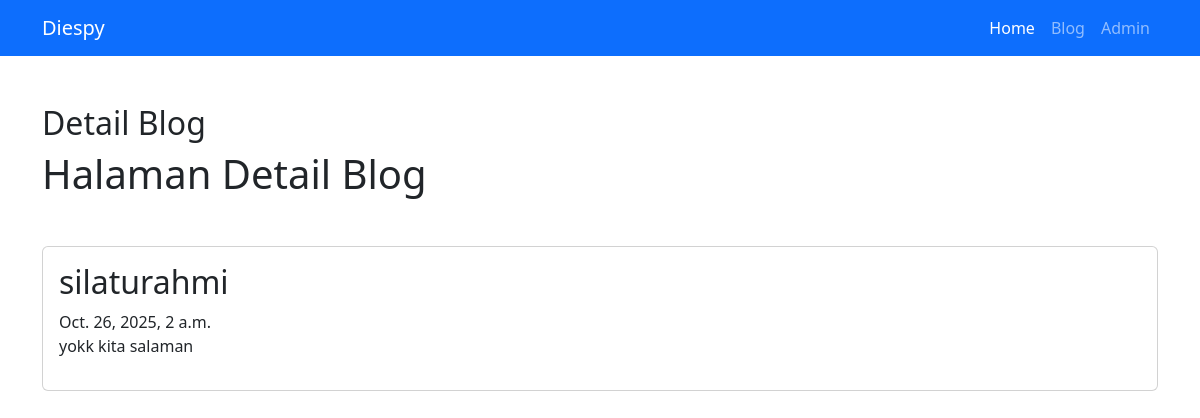
The app's page /blog/detail/silaturahmi/ with its own data.
### blog/models.py (models this page shows, shortened)
class Artikel(models.Model):
    judul = models.CharField(max_length=255)
    isi = models.TextField()
    kategori = models.ForeignKey(Kategori, on_delete=models.CASCADE)
    slug_art = models.SlugField(editable=False, blank=True)
    pubdate = models.DateTimeField(auto_now_add=True)
    update = models.DateTimeField(auto_now=True)

### blog/views.py (the view)
# urls.py: path('detail/<slug:slugInput>/', views.detail_artikel, name='detail_artikel'),
def detail_artikel(request, slugInput):
    detail_articles = Artikel.objects.get(slug_art=slugInput)
    context = {
        'Judul': 'Detail Blog',
        'Heading': 'Halaman Detail Blog',
        'DetailArtikel': detail_articles,
    }
    return render(request, 'blog/detail.html', context)

### blog/templates/blog/detail.html (shortened to what this page needs)
{% extends "base.html" %}
{% block title %}
<h2 class="mt-5">{{Judul}}</h2>
{% endblock title %}
{% block content %}
<h1>{{Heading}}</h1>
<div class="card mt-5">
    <div class="card-body">
        <h2 class="card-title">{{DetailArtikel.judul}}</h2>
        <span class="text-secondar">{{DetailArtikel.pubdate}}</span>
        <p class="text-dark fst-norma">{{DetailArtikel.isi}}</p>
    </div>
</div>
{% endblock content %}

### records on screen
Artikel: judul "silaturahmi", pubdate "Oct. 26, 2025, 2 a.m.", isi "yokk kita salaman"

### other values on screen
{{ Judul }} "Detail Blog"
{{ Heading }} "Halaman Detail Blog"
